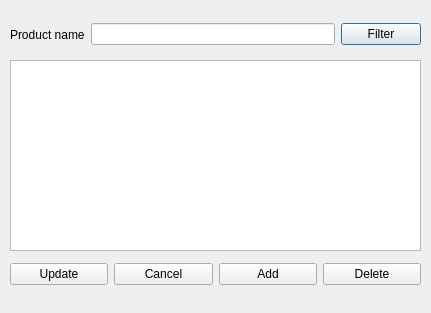
<?xml version="1.0" encoding="UTF-8"?>
<ui version="4.0">
 <class>Dialog</class>
 <widget class="QDialog" name="Dialog">
  <property name="geometry">
   <rect>
    <x>0</x>
    <y>0</y>
    <width>431</width>
    <height>313</height>
   </rect>
  </property>
  <property name="windowTitle">
   <string>Dialog</string>
  </property>
  <widget class="QTableView" name="tableView">
   <property name="geometry">
    <rect>
     <x>10</x>
     <y>60</y>
     <width>411</width>
     <height>191</height>
    </rect>
   </property>
  </widget>
  <widget class="QWidget" name="">
   <property name="geometry">
    <rect>
     <x>10</x>
     <y>20</y>
     <width>411</width>
     <height>29</height>
    </rect>
   </property>
   <layout class="QHBoxLayout" name="horizontalLayout">
    <item>
     <widget class="QLabel" name="label">
      <property name="text">
       <string>Product name</string>
      </property>
     </widget>
    </item>
    <item>
     <widget class="QLineEdit" name="lineEdit"/>
    </item>
    <item>
     <widget class="QPushButton" name="pushButton_filter">
      <property name="text">
       <string>Filter</string>
      </property>
     </widget>
    </item>
   </layout>
  </widget>
  <widget class="QWidget" name="">
   <property name="geometry">
    <rect>
     <x>10</x>
     <y>260</y>
     <width>411</width>
     <height>29</height>
    </rect>
   </property>
   <layout class="QHBoxLayout" name="horizontalLayout_2">
    <item>
     <widget class="QPushButton" name="pushButton_update">
      <property name="text">
       <string>Update</string>
      </property>
     </widget>
    </item>
    <item>
     <widget class="QPushButton" name="pushButton_cancel">
      <property name="text">
       <string>Cancel</string>
      </property>
     </widget>
    </item>
    <item>
     <widget class="QPushButton" name="pushButton_add">
      <property name="text">
       <string>Add</string>
      </property>
     </widget>
    </item>
    <item>
     <widget class="QPushButton" name="pushButton_delete">
      <property name="text">
       <string>Delete</string>
      </property>
     </widget>
    </item>
   </layout>
  </widget>
 </widget>
 <resources/>
 <connections/>
</ui>
